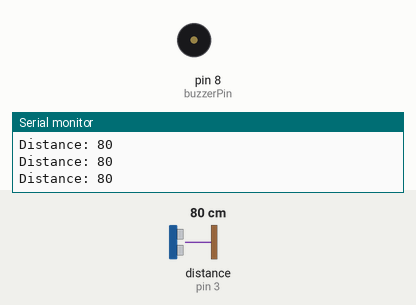
Recording of a sketch running on a simulated Arduino Uno, built with avr-gcc and run on an emulated ATmega328P. On the bench: buzzer (waves = sounding), the last lines printed to the serial monitor. Wiring (inferred from the names in the program): ultrasonic range finder: trigger pin 2; echo pin 3. The inputs (shaded band) are chosen by the test bench; at power-on: distance to the obstacle (sensor on pin 3) 80 cm. The echo pulse lasts 58.3 µs per cm.

Above: at 1.2 s.
1.3 s: distance to the obstacle (sensor on pin 3) set to 33 cm
2.8 s: distance to the obstacle (sensor on pin 3) set to 27 cm
At 2.88 s:
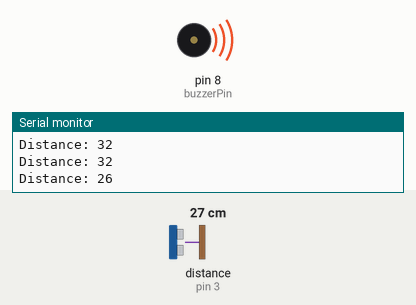
5.8 s: distance to the obstacle (sensor on pin 3) set to 9 cm
14.8 s: distance to the obstacle (sensor on pin 3) set to 9 cm
16.3 s: distance to the obstacle (sensor on pin 3) set to 12 cm
At 16.57 s:
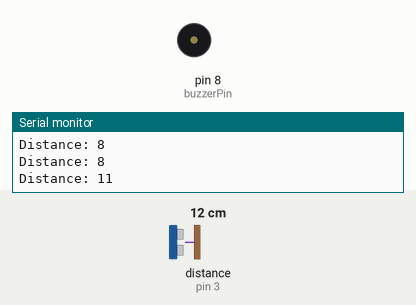
Timing chart, 0 to 20.3 s (numbered marks = the images above; inputs shaded):
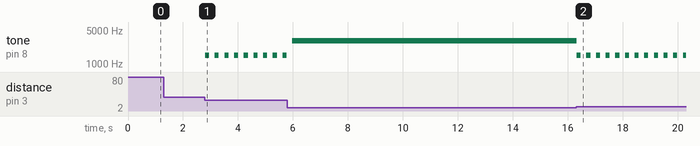

The sketch:

arduino-local-alert.ino
```cpp
// Arduino Uno - Ultrasonic Object Detection with Buzzer Alert

const int trigPin   = 2;
const int echoPin   = 3;
const int buzzerPin = 8;

void setup() {
  pinMode(trigPin, OUTPUT);
  pinMode(echoPin, INPUT);
  pinMode(buzzerPin, OUTPUT);
  Serial.begin(9600);
}

long getDistance() {
  digitalWrite(trigPin, LOW);
  delayMicroseconds(2);
  digitalWrite(trigPin, HIGH);
  delayMicroseconds(10);
  digitalWrite(trigPin, LOW);

  long duration = pulseIn(echoPin, HIGH, 30000UL);
  if (duration == 0) return 999;
  return duration / 58;
}

void loop() {
  long distance = getDistance();
  Serial.print("Distance: ");
  Serial.println(distance);

  if (distance < 10) {
    tone(buzzerPin, 3000);
  }
  else if (distance < 30) {
    tone(buzzerPin, 1500);
    delay(150);
    noTone(buzzerPin);
    delay(150);
  }
  else {
    noTone(buzzerPin);
  }

  delay(50);
}
```

Measured:
- the behaviour switches between 31 and 30 cm on distance to the obstacle (sensor on pin 3) (found by bisection; images 0 and 1)
- after the input at 2.8 s, tone on pin 8 (buzzerPin): alternates 1500 Hz for 0.15 s and silent for 0.20 s, starting at once
- after the input at 16.3 s, tone on pin 8 (buzzerPin): alternates 1500 Hz for 0.15 s and silent for 0.20 s, starting at once
